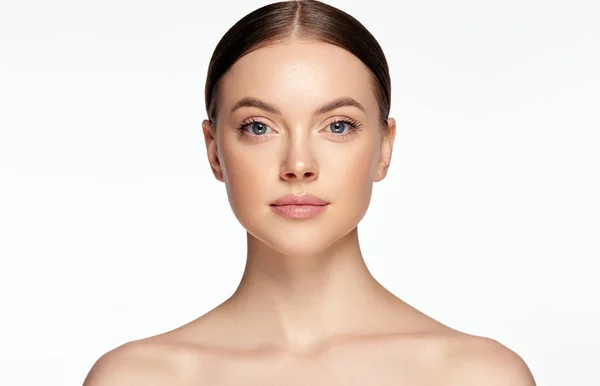
#> input picture 01.math/04.algebra_structure/04.decomposition/02.SVD/ex1_svd_후_각_matrix_비교해보기/face.jpg, 600 x 386 px
$ python svd_face.py
#> lines starting #> are read from the running program, lines starting #| are printed output that depends on the picture
import numpy as np
import matplotlib.pyplot as plt
from PIL import Image

def visualize_svd_face(image_path, n_components_to_show=8):
    """
    Visualize SVD components of a face image and its reconstructions

    Args:
        image_path: Path to face image
        n_components_to_show: Number of components to visualize
    """
#> called with image_path = 'face.jpg', n_components_to_show = 8
    # Read image and convert to grayscale
    img = Image.open(image_path).convert('L')
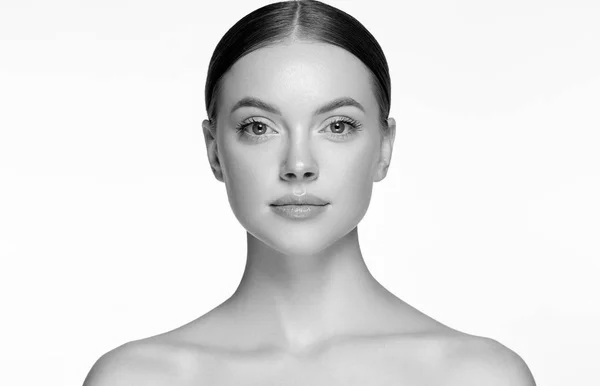
#> img: PIL image 600x386 L; min 0, max 255, mean 225.1
    img_array = np.array(img, dtype=np.float64)

    # Perform SVD
    U, s, Vt = np.linalg.svd(img_array, full_matrices=False)
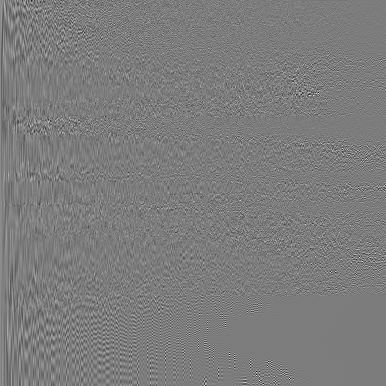
#> U: shape (386, 386) float64; min -0.448, max 0.467, mean 0.000125; drawn with min black and max white
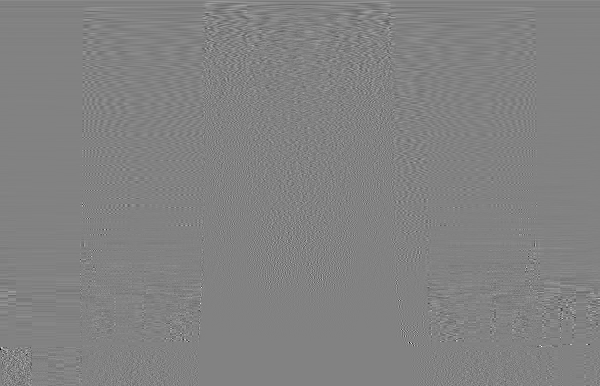
#> Vt: shape (386, 600) float64; min -0.757, max 0.725, mean 0.000128; drawn with min black and max white
#> s = 386 values, max 109501.8 at index 0, min 1.08e-11 at index 347, mean 520.6

    # Create figure (3 rows: U components, V components, Reconstructions)
    fig = plt.figure(figsize=(20, 12))

    # Plot original image
    plt.subplot(4, n_components_to_show, 1)
    plt.imshow(img_array, cmap='gray')
    plt.title('Original')
    plt.axis('off')

    # Plot components and reconstructions
    for i in range(n_components_to_show):
        # Plot U component (just the i-th component)
        plt.subplot(4, n_components_to_show, i + 1 + n_components_to_show)
        u_component = U[:, i].reshape(img_array.shape[0], 1)
        plt.imshow(u_component, cmap='gray')
        plt.title(f'U{i+1}')
        plt.axis('off')

        # Plot V component (just the i-th component)
        plt.subplot(4, n_components_to_show, i + 1 + 2*n_components_to_show)
        v_component = Vt[i, :].reshape(1, img_array.shape[1])
        plt.imshow(v_component, cmap='gray')
        plt.title(f'V{i+1}')
        plt.axis('off')

        # Plot reconstruction using up to i+1 components
        plt.subplot(4, n_components_to_show, i + 1 + 3*n_components_to_show)
        reconstruction = np.zeros_like(img_array)
        for j in range(i + 1):
            reconstruction += s[j] * np.outer(U[:, j], Vt[j, :])
        reconstruction = np.clip(reconstruction, 0, 255)
        plt.imshow(reconstruction, cmap='gray')
        plt.title(f'Using 1~{i+1}')
        plt.axis('off')
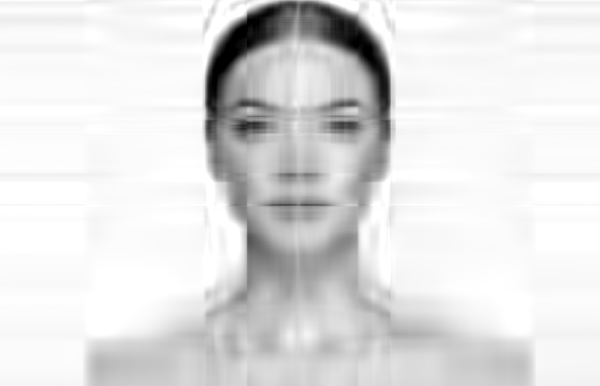
#> reconstruction: shape (386, 600) float64; min 0, max 255, mean 224.7

    # Plot singular values
    plt.figure(figsize=(10, 4))
    plt.plot(s[:50], 'b-')
    plt.title('First 50 Singular Values')
    plt.xlabel('Index')
    plt.ylabel('Singular Value')
    plt.grid(True)

    plt.tight_layout()
    plt.show()
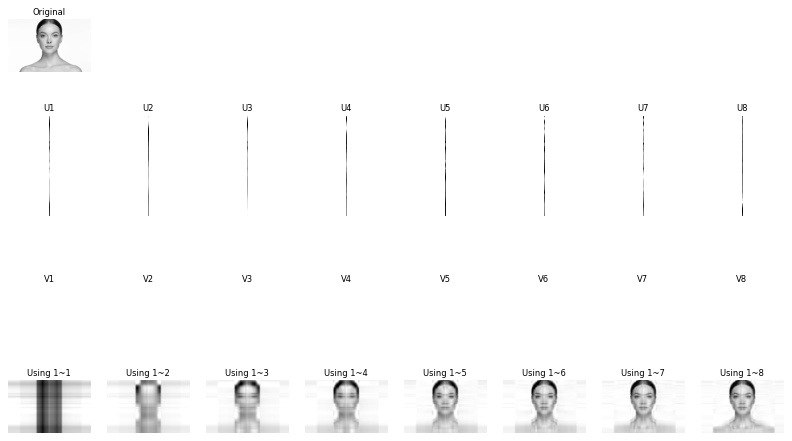
#> figure drawn by matplotlib, 25 panels
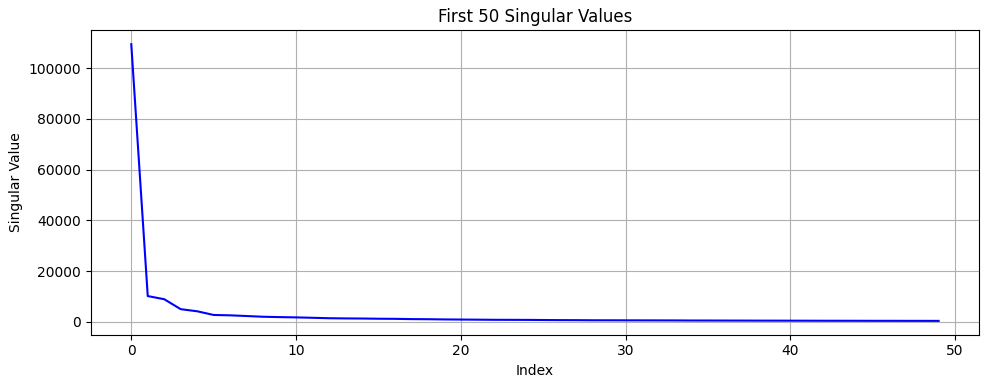
#> figure drawn by matplotlib, 1 panel; curve peaks at x = 0, y = 109501.8

# Example usage
if __name__ == "__main__":
    image_path = "face.jpg"  # Replace with your face image path
    visualize_svd_face(image_path)
